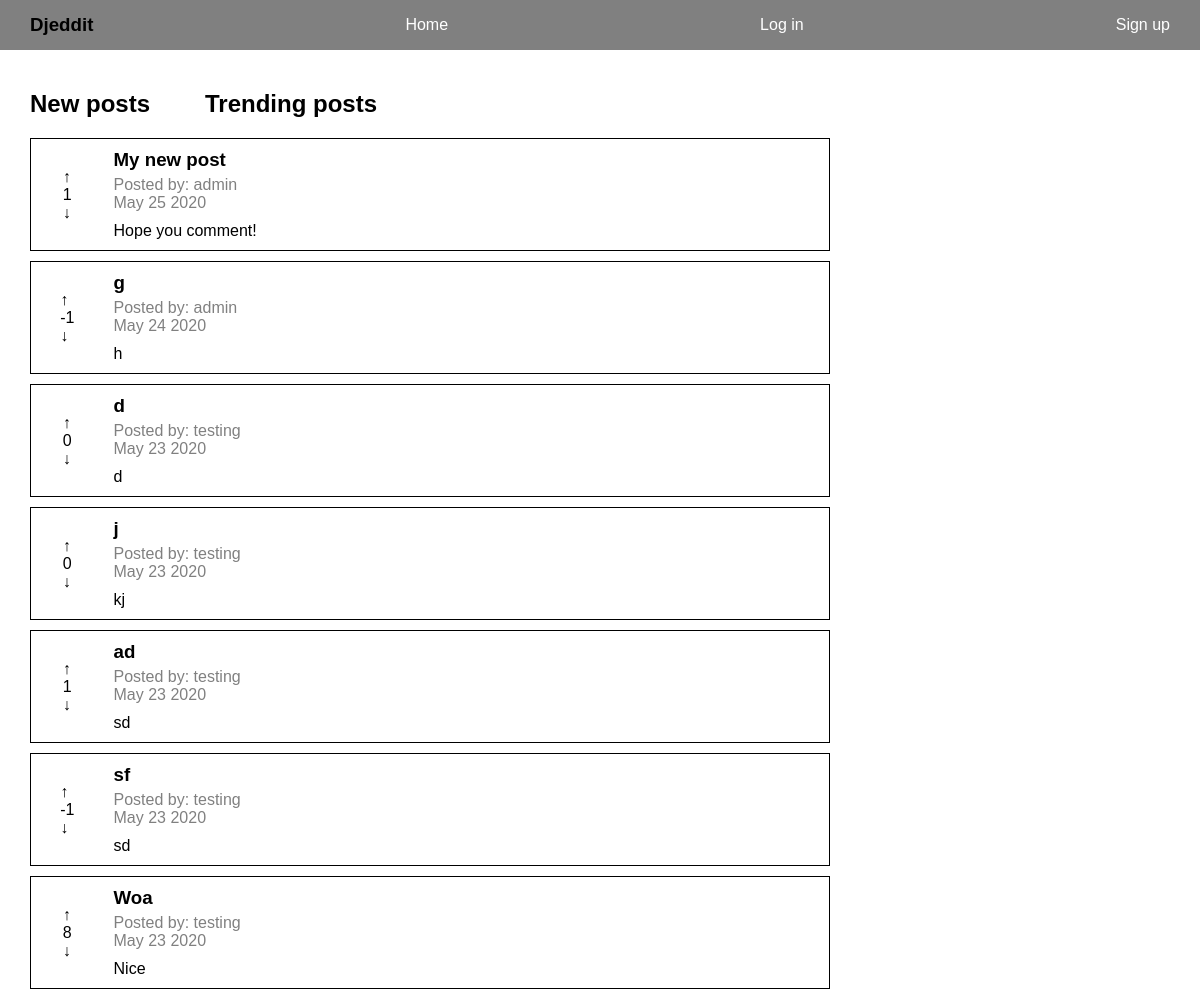
The page /reddit/ on the database as committed earlier.
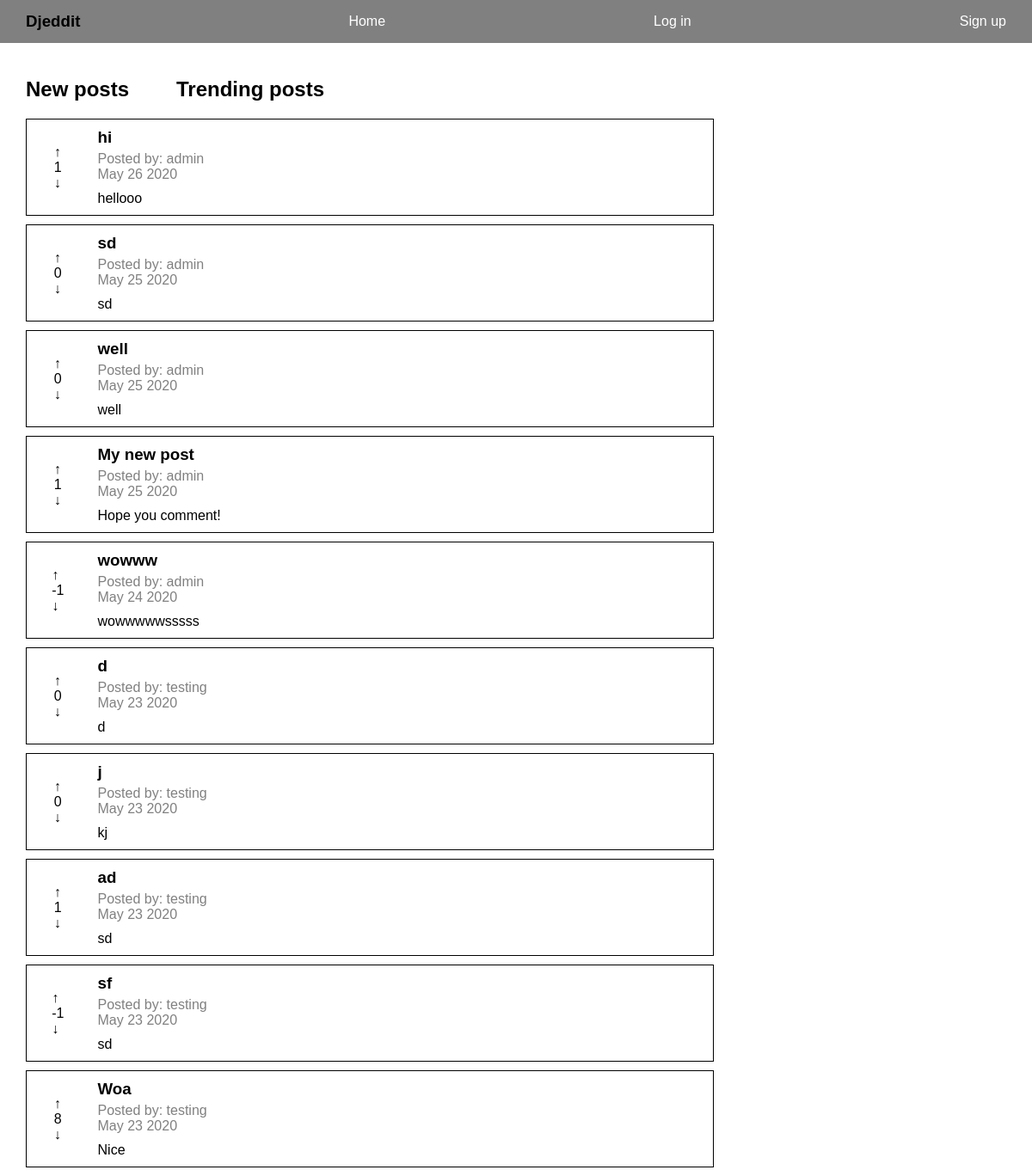
The same page on the database as committed later.
### reddit_app/models.py (models this page shows, shortened)
class Post(models.Model):
    title = models.CharField(max_length=200)
    author = models.ForeignKey(User, on_delete=models.CASCADE)
    text = models.TextField()
    votes = models.IntegerField(default=0)
    created_at = models.DateTimeField(auto_now_add=True)
    def date_posted(self):
        return self.created_at.strftime('%B %d %Y')

### reddit_app/views.py (the view)
# urls.py: path("", views.index, name="index"),
def index(request):
    posts = Post.objects.all().order_by('-created_at')
    context = {"posts": posts}
    return render(request, "reddit_app/index.html", context)

### templates/reddit_app/index.html (shortened to what this page needs)
{% extends "base.html" %}
{% block content %}
<div class="post-nav">
    <a href="{% url 'reddit_app:index' %}">
        <h2>New posts</h2>
    </a>
    <a href="{% url 'reddit_app:trending' %}">
        <h2>Trending posts</h2>
    </a>
</div>
<div id="posts">
    {% if posts.count %}
        {% for post in posts %}
            <div class="post-container post-{{post.id}}" style="border: 1px solid black; margin-bottom: 10px;">
                <div>
                    <p class="upvote post-vote" data-votes="{{post.votes}}" data-postid="{{ post.id }}" data-userid="{{ user.id }}">&uarr;</p>
                    <p class="votes">{{post.votes}}</p>
                    <p class="downvote post-vote" data-votes="{{post.votes}}" data-postid="{{ post.id }}" data-userid="{{ user.id }}">&darr;</p>
                </div>
                <div class="post">
                    <a href={% url 'reddit_app:single_post' post.id %}>
                        <h3>{{post.title}}</h3>
                        <div class="post-info">
                            <span>Posted by: {{post.author}}</span>
                            <p>{{post.date_posted}}</p>
                        </div>
                        <p>{{post.text}}</p>
                    </a>
                </div>
            </div>
        {% endfor %}
    {% else %}
        <p>There are no posts</p>
    {% endif %}
</div>
{% load static %}
{% endblock content %}

Rows that differ between the two databases and show on the page:
added Post: votes "1", title "hi", author "admin", date_posted "May 26 2020", text "hellooo"
added Post: votes "0", title "sd", author "admin", date_posted "May 25 2020", text "sd"
added Post: votes "0", title "well", author "admin", date_posted "May 25 2020", text "well"
changed Post: title "g" → "wowww"; text "h" → "wowwwwwsssss"
